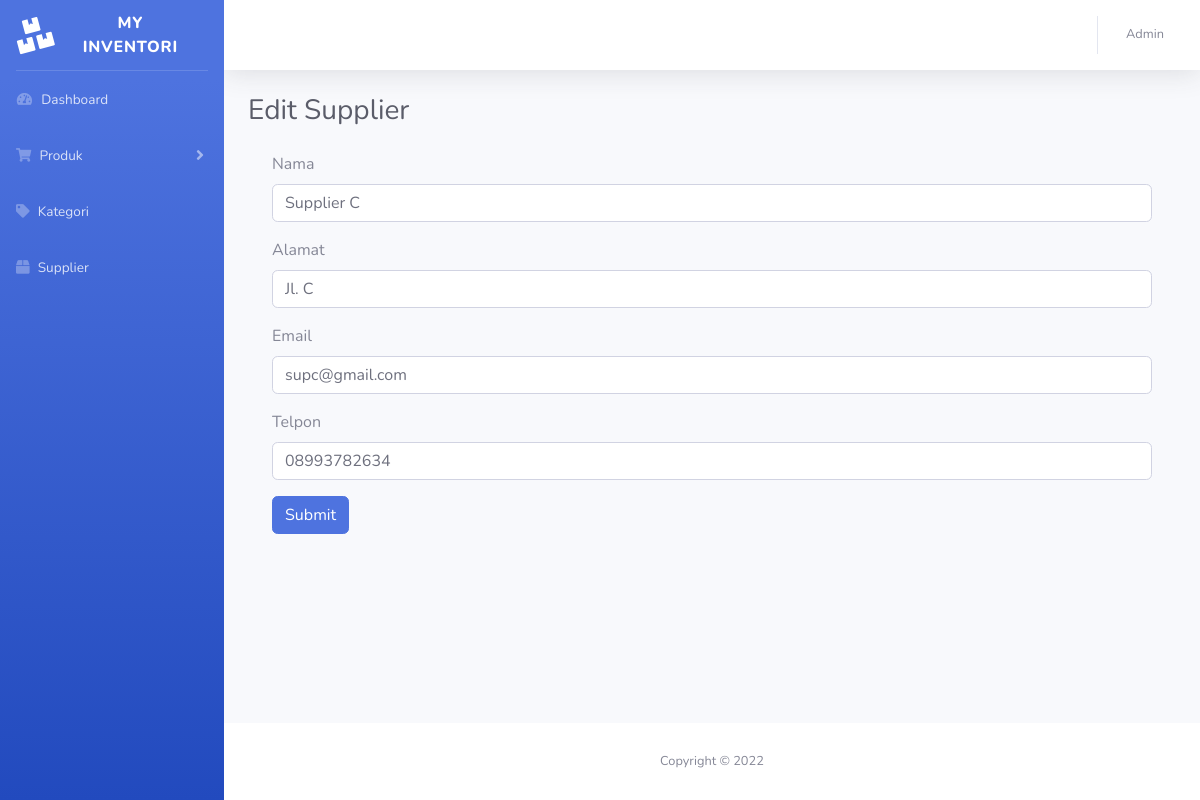
The app's page /supplier_edit.php?id_supplier=3 (signed in), older data.
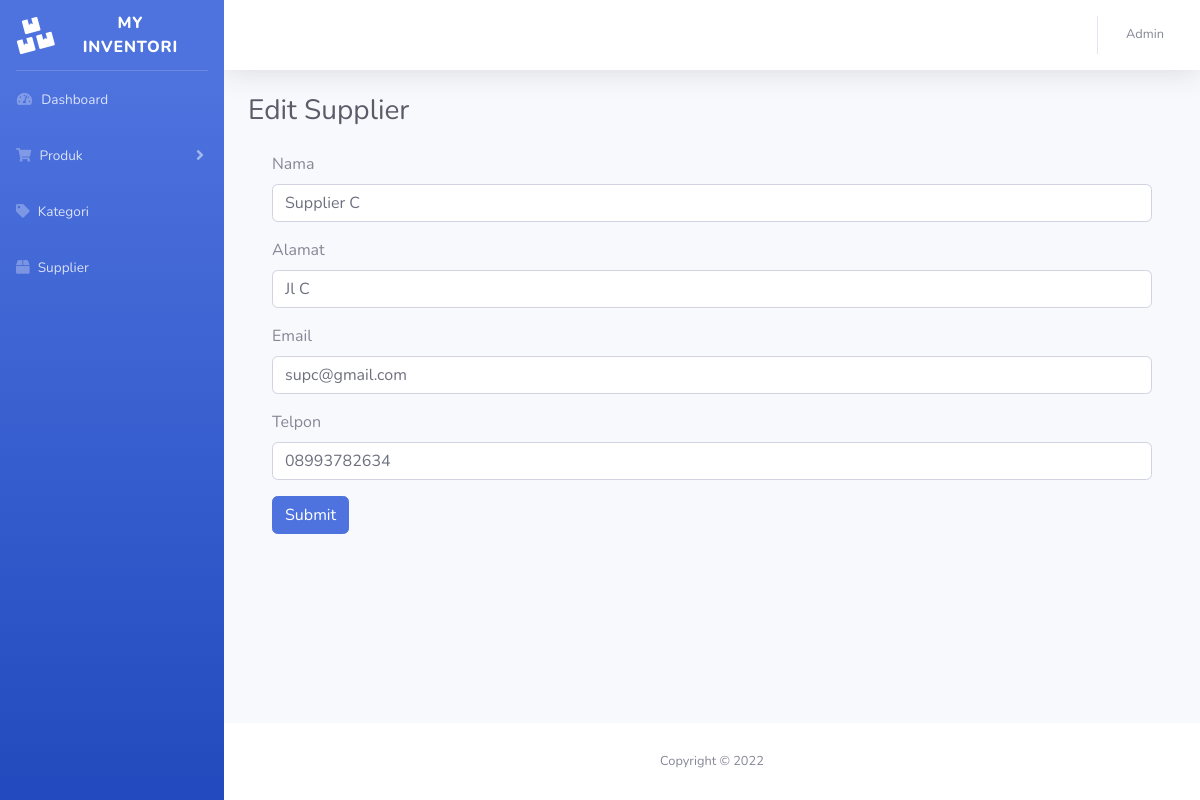
The same page, newer data.
### tables this page shows
CREATE TABLE `supplier` (
  `id_supplier` int(255) NOT NULL,
  `nama_supplier` varchar(255) NOT NULL,
  `alamat` varchar(255) NOT NULL,
  `email` varchar(255) NOT NULL,
  `telpon` varchar(255) NOT NULL
);

### supplier_edit.php (the view, shortened to what this page needs)
<?php
include '_koneksi.php';
$id_supplier = $_GET['id_supplier'];
$sql = "SELECT * FROM supplier WHERE id_supplier = '$id_supplier'";
$result = $conn->query($sql);
if ($result->num_rows > 0) {
  while($row = $result->fetch_assoc()) {
    $supplier = $row;
  }
} else {
  echo "0 results";
}
?>
<!DOCTYPE html>
<html lang="en">
<head>
    <link href="vendor/fontawesome-free/css/all.min.css" rel="stylesheet" type="text/css">
    <link href="css/sb-admin-2.min.css" rel="stylesheet">
</head>
<body id="page-top">
    <div id="wrapper">
		<?php include 'inc/sidebar.php'; ?>
        <div id="content-wrapper" class="d-flex flex-column">
            <div id="content">
				<?php include 'inc/topbar.php'; ?>
                <div class="container-fluid">
					<div class="d-sm-flex align-items-center justify-content-between mb-4">
						<h1 class="h3 mb-0 text-gray-800">Edit Supplier</h1>
					</div>
					<div class="container">
						<form method="post" action="supplier_edit_go.php">
						  <div class="form-group">
							<label for="exampleInputEmail1">Nama</label>
							<input name="nama_supplier" type="text" class="form-control" value="<?= $supplier['nama_supplier']  ?>">
						  </div>
						  <div class="form-group">
							<label for="exampleInputEmail1">Alamat</label>
							<input name="alamat" type="text" class="form-control" value="<?= $supplier['alamat']  ?>">
						  </div>
						  <div class="form-group">
							<label for="exampleInputEmail1">Email</label>
							<input name="email" type="text" class="form-control" value="<?= $supplier['email']  ?>">
						  </div>
						  <div class="form-group">
							<label for="exampleInputEmail1">Telpon</label>
							<input name="telpon" type="text" class="form-control" value="<?= $supplier['telpon']  ?>">
						  </div>
						  <button type="submit" class="btn btn-primary">Submit</button>
						</form>
					</div>
                </div>
            </div>
			<?php include 'inc/footer.php'; ?>
        </div>
    </div>
</body>
</html>

Row changes from the older to the newer data that the page shows:
changed supplier "Supplier C": alamat "Jl. C" → "Jl C"
